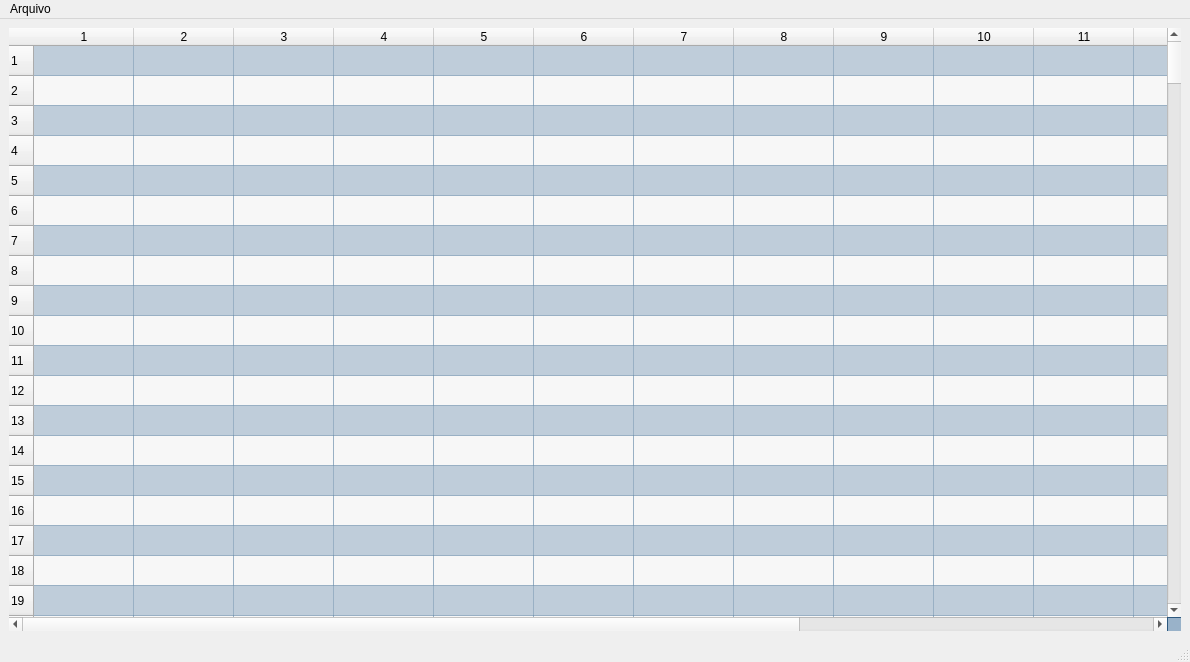
<?xml version="1.0" encoding="UTF-8"?>
<ui version="4.0">
 <class>Memoria_de_Programa</class>
 <widget class="QMainWindow" name="Memoria_de_Programa">
  <property name="geometry">
   <rect>
    <x>0</x>
    <y>0</y>
    <width>1190</width>
    <height>662</height>
   </rect>
  </property>
  <property name="minimumSize">
   <size>
    <width>300</width>
    <height>300</height>
   </size>
  </property>
  <property name="maximumSize">
   <size>
    <width>1190</width>
    <height>100000</height>
   </size>
  </property>
  <property name="windowTitle">
   <string>Memoria de Programa</string>
  </property>
  <property name="styleSheet">
   <string notr="true">QTableWidget{
	background: rgba(0, 71, 133,0.2);
}</string>
  </property>
  <widget class="QWidget" name="centralwidget">
   <layout class="QHBoxLayout" name="horizontalLayout">
    <item>
     <widget class="QTableWidget" name="tableWidget">
      <property name="autoFillBackground">
       <bool>false</bool>
      </property>
      <property name="frameShape">
       <enum>QFrame::NoFrame</enum>
      </property>
      <property name="frameShadow">
       <enum>QFrame::Plain</enum>
      </property>
      <property name="lineWidth">
       <number>1</number>
      </property>
      <property name="dragEnabled">
       <bool>true</bool>
      </property>
      <property name="dragDropMode">
       <enum>QAbstractItemView::DragDrop</enum>
      </property>
      <property name="defaultDropAction">
       <enum>Qt::CopyAction</enum>
      </property>
      <property name="alternatingRowColors">
       <bool>true</bool>
      </property>
      <property name="textElideMode">
       <enum>Qt::ElideNone</enum>
      </property>
      <property name="horizontalScrollMode">
       <enum>QAbstractItemView::ScrollPerItem</enum>
      </property>
      <property name="showGrid">
       <bool>true</bool>
      </property>
      <property name="rowCount">
       <number>256</number>
      </property>
      <property name="columnCount">
       <number>16</number>
      </property>
      <attribute name="horizontalHeaderVisible">
       <bool>true</bool>
      </attribute>
      <attribute name="horizontalHeaderCascadingSectionResizes">
       <bool>false</bool>
      </attribute>
      <row/>
      <row/>
      <row/>
      <row/>
      <row/>
      <row/>
      <row/>
      <row/>
      <row/>
      <row/>
      <row/>
      <row/>
      <row/>
      <row/>
      <row/>
      <row/>
      <row/>
      <row/>
      <row/>
      <row/>
      <row/>
      <row/>
      <row/>
      <row/>
      <row/>
      <row/>
      <row/>
      <row/>
      <row/>
      <row/>
      <row/>
      <row/>
      <row/>
      <row/>
      <row/>
      <row/>
      <row/>
      <row/>
      <row/>
      <row/>
      <row/>
      <row/>
      <row/>
      <row/>
      <row/>
      <row/>
      <row/>
      <row/>
      <row/>
      <row/>
      <row/>
      <row/>
      <row/>
      <row/>
      <row/>
      <row/>
      <row/>
      <row/>
      <row/>
      <row/>
      <row/>
      <row/>
      <row/>
      <row/>
      <row/>
      <row/>
      <row/>
      <row/>
      <row/>
      <row/>
      <row/>
      <row/>
      <row/>
      <row/>
      <row/>
      <row/>
      <row/>
      <row/>
      <row/>
      <row/>
      <row/>
      <row/>
      <row/>
      <row/>
      <row/>
      <row/>
      <row/>
      <row/>
      <row/>
      <row/>
      <row/>
      <row/>
      <row/>
      <row/>
      <row/>
      <row/>
      <row/>
      <row/>
      <row/>
      <row/>
      <row/>
      <row/>
      <row/>
      <row/>
      <row/>
      <row/>
      <row/>
      <row/>
      <row/>
      <row/>
      <row/>
      <row/>
      <row/>
      <row/>
      <row/>
      <row/>
      <row/>
      <row/>
      <row/>
      <row/>
      <row/>
      <row/>
      <row/>
      <row/>
      <row/>
      <row/>
      <row/>
      <row/>
      <row/>
      <row/>
      <row/>
      <row/>
      <row/>
      <row/>
      <row/>
      <row/>
      <row/>
      <row/>
      <row/>
      <row/>
      <row/>
      <row/>
      <row/>
      <row/>
      <row/>
      <row/>
      <row/>
      <row/>
      <row/>
      <row/>
      <row/>
      <row/>
      <row/>
      <row/>
      <row/>
      <row/>
      <row/>
      <row/>
      <row/>
      <row/>
      <row/>
      <row/>
      <row/>
      <row/>
      <row/>
      <row/>
      <row/>
      <row/>
      <row/>
      <row/>
      <row/>
      <row/>
      <row/>
      <row/>
      <row/>
      <row/>
      <row/>
      <row/>
      <row/>
      <row/>
      <row/>
      <row/>
      <row/>
      <row/>
      <row/>
      <row/>
      <row/>
      <row/>
      <row/>
      <row/>
      <row/>
      <row/>
      <row/>
      <row/>
      <row/>
      <row/>
      <row/>
      <row/>
      <row/>
      <row/>
      <row/>
      <row/>
      <row/>
      <row/>
      <row/>
      <row/>
      <row/>
      <row/>
      <row/>
      <row/>
      <row/>
      <row/>
      <row/>
      <row/>
      <row/>
      <row/>
      <row/>
      <row/>
      <row/>
      <row/>
      <row/>
      <row/>
      <row/>
      <row/>
      <row/>
      <row/>
      <row/>
      <row/>
      <row/>
      <row/>
      <row/>
      <row/>
      <row/>
      <row/>
      <row/>
      <row/>
      <row/>
      <row/>
      <row/>
      <row/>
      <row/>
      <row/>
      <row/>
      <row/>
      <row/>
      <row/>
      <row/>
      <row/>
      <row/>
      <row/>
      <row/>
      <row/>
      <row/>
      <row/>
      <row/>
      <row/>
      <column/>
      <column/>
      <column/>
      <column/>
      <column/>
      <column/>
      <column/>
      <column/>
      <column/>
      <column/>
      <column/>
      <column/>
      <column/>
      <column/>
      <column/>
      <column/>
     </widget>
    </item>
   </layout>
  </widget>
  <widget class="QMenuBar" name="menubar">
   <property name="geometry">
    <rect>
     <x>0</x>
     <y>0</y>
     <width>1190</width>
     <height>21</height>
    </rect>
   </property>
   <widget class="QMenu" name="menuArquivo">
    <property name="title">
     <string>Arquivo</string>
    </property>
    <addaction name="actionCarregar"/>
    <addaction name="actionSalvar"/>
    <addaction name="separator"/>
    <addaction name="actionZero"/>
   </widget>
   <addaction name="menuArquivo"/>
  </widget>
  <widget class="QStatusBar" name="statusbar"/>
  <action name="actionCarregar">
   <property name="text">
    <string>Carregar</string>
   </property>
   <property name="shortcut">
    <string>Ctrl+O</string>
   </property>
  </action>
  <action name="actionSalvar">
   <property name="text">
    <string>Salvar</string>
   </property>
   <property name="shortcut">
    <string>Ctrl+S</string>
   </property>
  </action>
  <action name="actionZero">
   <property name="text">
    <string>Zerar Memória</string>
   </property>
   <property name="shortcut">
    <string/>
   </property>
  </action>
 </widget>
 <resources/>
 <connections/>
</ui>
